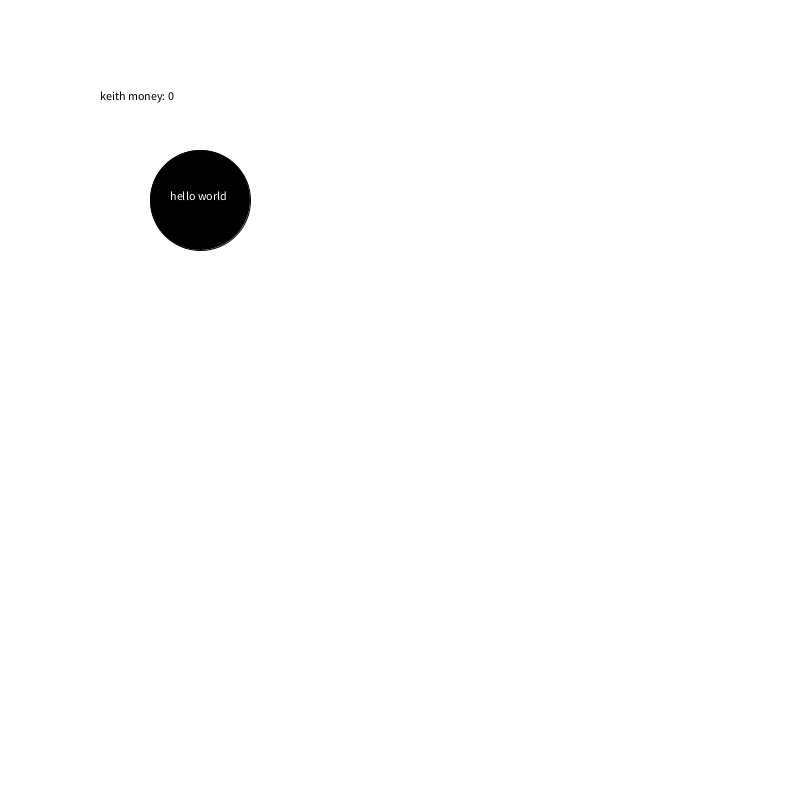
Frame 1 (no input)
Frame 60 (the mouse pressed at the canvas centre just before this capture): identical to frame 1, image omitted
Frame 120 (the mouse held since frame 60 and released just before this capture): identical to frame 1, image omitted

The Processing sketch that drew this single still picture (run headless with seeded random() and noise(); from frame 60 on, the mouse is pressed at the canvas centre):

// Processing sketch: FactoryMain
// ── FactoryMain.pde
KeithFactory keithF= new KeithFactory(200, 200);

void setup(){
   size(800,800);
   background(255, 255, 255);
   
}

void draw(){
 background(255, 255, 255);
 fill(0,0,0);
 text("keith money: "+globalKeithMoney, 100,100);
 keithF.display();
 
 
}
// ── Jeremys_Factory.pde
//hello
int globalJeremyMoney = 0;
class JeremyFactory {
  int xPos = 0;
  int yPos = 0;
  int value = 6;
  int createdAt;
  JeremyFactory(int initX, int initY ) {
    xPos = initX;
    yPos = initY;
    createdAt = millis();
  }

  void display() {
    if (millis() - createdAt > 5000) {//current time in miliseconsminus new time
      fill(0, 255, 0);//ready color
      ellipse(xPos, yPos, 100, 100);
      fill(0, 0, 0);
      text("im READY", xPos-30, yPos);
      if (onClick()) {//now its safe to call on click because its been 5s and is clickable
        createdAt = millis(); //set to current time so it resets    
        globalJeremyMoney += value;
      }
    } else {

      fill(0, 0, 0);//not ready color
      ellipse(xPos, yPos, 100, 100);
      fill(255, 255, 255);
      text("hello world", xPos-30, yPos);
    }
  }


  boolean onClick() {//check for clicks
    if (mousePressed && (mouseButton == LEFT)) {
      if ( dist(xPos, yPos, mouseX, mouseY) < 100/2) {
        return true;
      }
    }
    return false;
  }
}

// ── keiths_factory.pde
int globalKeithMoney = 0;
class KeithFactory {
  int xPos = 0;
  int yPos = 0;
  int value = 6;
  int createdAt;
  KeithFactory(int initX, int initY ) {
    xPos = initX;
    yPos = initY;
    createdAt = millis();
  }

  void display() {
    if (millis() - createdAt > 5000) {//current time in miliseconsminus new time
      fill(0, 255, 0);//ready color
      ellipse(xPos, yPos, 100, 100);
      fill(0, 0, 0);
      text("im READY", xPos-30, yPos);
      if (onClick()) {//now its safe to call on click because its been 5s and is clickable
        createdAt = millis(); //set to current time so it resets    
        globalKeithMoney += value;
      }
    } else {

      fill(0, 0, 0);//not ready color
      ellipse(xPos, yPos, 100, 100);
      fill(255, 255, 255);
      text("hello world", xPos-30, yPos);
    }
  }


  boolean onClick() {//check for clicks
    if (mousePressed && (mouseButton == LEFT)) {
      if ( dist(xPos, yPos, mouseX, mouseY) < 100/2) {
        return true;
      }
    }
    return false;
  }
}
